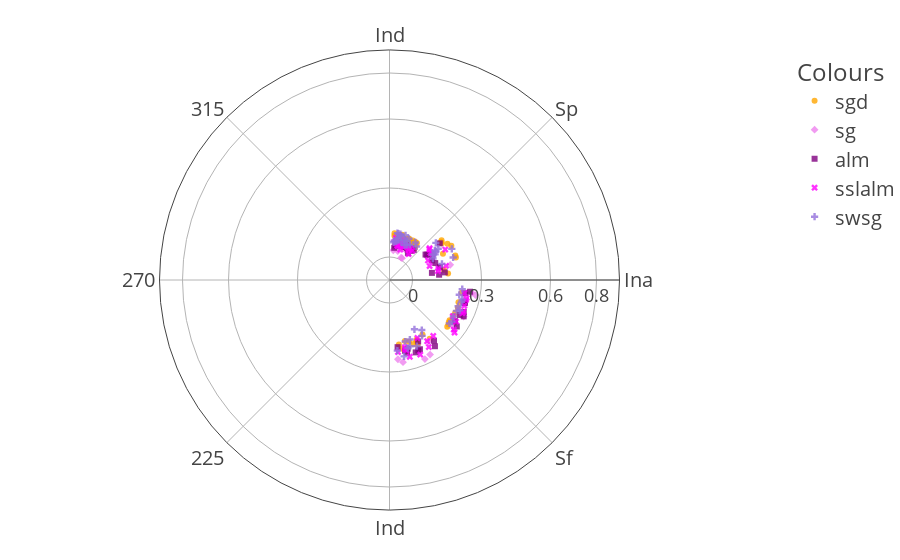

This figure's notebook cell:
### Code cell
metric_reshape=pd.DataFrame(columns=['value','index','Colours'])
methods360 = res_df_test.Algorithm.unique()
performance1 = ['Ind','Sp','Ina','Sf', 'Ind']
for p in performance1:
    for m in methods360:
        v=res_df_test[(res_df_test.Algorithm==m)][p].tolist()
        for i in range(len(v)):
            metric_reshape.loc[len(metric_reshape)] = {'value':v[i],'index':performance1.index(p)*45+6+random.random()*33,'Colours':m}

fig = go.Figure(px.scatter_polar(metric_reshape, r="value", theta="index",color="Colours",size_max=40,opacity=0.8,
             symbol='Colours',color_discrete_sequence=['orange','violet','purple','fuchsia','mediumpurple']))
fig.update_layout(
    template=None,
    polar = dict(
        radialaxis = dict(range=[-0.1,0.9], showticklabels=True, ticks="",tickwidth=20,tickvals=[0,0.3,0.6,0.8]),
        radialaxis_tickfont=dict(size=18),
        angularaxis_tickfont=dict(size=20),
        angularaxis = dict(tickvals=[45*i for i in range(8)],ticks="",ticktext=performance1,tickwidth=20,)
        #dict(thetaunit = "radians",dtick = 0.785),
    ), #gridwidth=5,gridcolor='black',showticklabels=False,
    margin=dict(l=0, r=0, t=50, b=50),
    legend_font=dict(size=20),
)
fig.show()
plt.rcParams['pdf.fonttype'] = 42
plt.rcParams['ps.fonttype'] = 42

### Figure 1 — Plotly figure (JSON) as saved in the notebook; plotly's stock layout.template omitted (floating-point values rounded to 4 significant figures)
{"data": [{"hovertemplate": "Colours=sgd<br>value=%{r}<br>index=%{theta}<extra></extra>", "legendgroup": "sgd", "marker": {"color": "orange", "opacity": 0.8, "symbol": "circle"}, "mode": "markers", "name": "sgd", "r": [0.08774, 0.09859, 0.07769, 0.09548, 0.09986, 0.09151, 0.09361, 0.1048, 0.1007, 0.08906, 0.1563, 0.1973, 0.1407, 0.1852, 0.2075, 0.159, 0.1786, 0.2047, 0.2055, 0.1784, 0.2192, 0.221, 0.2204, 0.2188, 0.223, 0.214, 0.2168, 0.2151, 0.2178, 0.221, 0.1851, 0.1907, 0.2081, 0.1834, 0.2035, 0.1731, 0.1816, 0.1771, 0.197, 0.2096, 0.08774, 0.09859, 0.07769, 0.09548, 0.09986, 0.09151, 0.09361, 0.1048, 0.1007, 0.08906], "showlegend": true, "subplot": "polar", "theta": [9.202, 25.59, 15.98, 22.58, 33.93, 9.445, 6.312, 6.103, 11.62, 22.13, 83.7, 57.97, 79.33, 52.58, 61.01, 63.81, 53.63, 71.38, 69.49, 54.92, 116.5, 127.0, 124.3, 100.1, 129.0, 123.8, 125.6, 107.8, 119.3, 112.1, 155.8, 156.2, 156.6, 171.7, 169.6, 165.8, 162.5, 148.8, 159.3, 145.6, 28.78, 14.46, 38.73, 25.18, 30.56, 31.07, 16.68, 15.8, 36.48, 37.16], "type": "scatterpolar"}, {"hovertemplate": "Colours=sg<br>value=%{r}<br>index=%{theta}<extra></extra>", "legendgroup": "sg", "marker": {"color": "violet", "opacity": 0.8, "symbol": "diamond"}, "mode": "markers", "name": "sg", "r": [0.07334, 0.06784, 0.009526, 0.03036, 0.04985, 0.1298, 0.1723, 0.09237, 0.1238, 0.09963, 0.2368, 0.2594, 0.2791, 0.2625, 0.2401, 0.2167, 0.262, 0.2693, 0.2768, 0.2465, 0.07334, 0.06784, 0.009526, 0.03036, 0.04985], "showlegend": true, "subplot": "polar", "theta": [6.897, 16.5, 29.86, 16.1, 26.27, 58.83, 75.97, 57.04, 75.19, 64.79, 122.7, 116.2, 99.96, 98.94, 125.8, 147.2, 170.7, 151.5, 155.9, 173.9, 13.94, 30.01, 27.39, 7.224, 31.27], "type": "scatterpolar"}, {"hovertemplate": "Colours=alm<br>value=%{r}<br>index=%{theta}<extra></extra>", "legendgroup": "alm", "marker": {"color": "purple", "opacity": 0.8, "symbol": "square"}, "mode": "markers", "name": "alm", "r": [0.0414, 0.06815, 0.05929, 0.05896, 0.06414, 0.05232, 0.05845, 0.05815, 0.06811, 0.0652, 0.09766, 0.1175, 0.1121, 0.1705, 0.1264, 0.117, 0.1428, 0.1038, 0.08701, 0.09177, 0.241, 0.2335, 0.2556, 0.2592, 0.2365, 0.2512, 0.2413, 0.2376, 0.2428, 0.254, 0.2347, 0.2151, 0.2089, 0.2308, 0.2275, 0.229, 0.2492, 0.2253, 0.1949, 0.1941, 0.0414, 0.06815, 0.05929, 0.05896, 0.06414, 0.05232, 0.05845, 0.05815, 0.06811, 0.0652], "showlegend": true, "subplot": "polar", "theta": [8.358, 25.39, 14.6, 36.91, 27.81, 12.24, 24.94, 23.14, 38.86, 10.82, 56.07, 59.13, 69.68, 53.94, 75.68, 83.92, 82.17, 65.21, 80.48, 54.8, 106.4, 99.92, 124.6, 116.1, 122.1, 113.2, 116.5, 106.9, 107.1, 98.27, 160.1, 167.6, 165.2, 157.8, 143.8, 156.3, 145.5, 166.4, 155.0, 173.1, 34.45, 35.0, 17.38, 35.62, 11.16, 9.592, 13.36, 28.54, 11.3, 9.883], "type": "scatterpolar"}, {"hovertemplate": "Colours=sslalm<br>value=%{r}<br>index=%{theta}<extra></extra>", "legendgroup": "sslalm", "marker": {"color": "fuchsia", "opacity": 0.8, "symbol": "x"}, "mode": "markers", "name": "sslalm", "r": [0.04007, 0.07099, 0.06449, 0.08522, 0.05566, 0.05839, 0.06105, 0.0521, 0.06484, 0.0619, 0.1139, 0.1189, 0.1186, 0.1759, 0.08779, 0.08455, 0.153, 0.1226, 0.114, 0.1182, 0.2501, 0.2304, 0.248, 0.2174, 0.2444, 0.2437, 0.241, 0.244, 0.253, 0.2635, 0.2451, 0.2156, 0.209, 0.1798, 0.2144, 0.2123, 0.2511, 0.238, 0.2084, 0.1998, 0.04007, 0.07099, 0.06449, 0.08522, 0.05566, 0.05839, 0.06105, 0.0521, 0.06484, 0.0619], "showlegend": true, "subplot": "polar", "theta": [36.37, 14.36, 33.98, 19.21, 32.41, 16.63, 30.36, 12.69, 23.03, 10.04, 56.39, 58.34, 76.93, 61.35, 63.07, 70.84, 75.94, 51.57, 79.55, 52.5, 113.1, 99.83, 114.5, 119.8, 103.2, 104.6, 122.0, 109.0, 127.7, 128.9, 165.2, 173.3, 142.0, 154.3, 166.4, 148.4, 157.6, 149.6, 167.4, 167.1, 19.49, 9.313, 22.54, 8.771, 23.39, 21.34, 37.81, 13.93, 26.7, 19.96], "type": "scatterpolar"}, {"hovertemplate": "Colours=swsg<br>value=%{r}<br>index=%{theta}<extra></extra>", "legendgroup": "swsg", "marker": {"color": "mediumpurple", "opacity": 0.8, "symbol": "cross"}, "mode": "markers", "name": "swsg", "r": [0.08726, 0.1049, 0.06534, 0.1067, 0.07045, 0.08605, 0.07163, 0.07709, 0.09819, 0.0982, 0.1352, 0.1582, 0.1275, 0.1935, 0.1109, 0.1355, 0.1181, 0.1517, 0.1386, 0.2029, 0.2276, 0.2101, 0.2206, 0.2265, 0.2196, 0.2188, 0.2194, 0.2259, 0.2321, 0.222, 0.181, 0.1403, 0.2382, 0.176, 0.2091, 0.1736, 0.2013, 0.2112, 0.1587, 0.2065, 0.08726, 0.1049, 0.06534, 0.1067, 0.07045, 0.08605, 0.07163, 0.07709, 0.09819, 0.0982], "showlegend": true, "subplot": "polar", "theta": [38.85, 13.41, 6.324, 19.71, 9.887, 20.19, 7.018, 11.66, 34.51, 12.59, 58.6, 51.32, 60.69, 70.54, 63.85, 56.8, 59.43, 57.29, 72.92, 63.44, 105.2, 102.0, 114.8, 106.9, 111.0, 97.21, 119.7, 123.7, 113.4, 126.0, 149.8, 153.2, 169.2, 165.7, 173.7, 161.1, 162.8, 157.5, 147.1, 164.9, 11.95, 10.8, 23.47, 9.57, 26.34, 23.92, 17.53, 29.91, 25.27, 15.0], "type": "scatterpolar"}], "layout": {"legend": {"font": {"size": 20}, "title": {"text": "Colours"}, "tracegroupgap": 0}, "margin": {"b": 50, "l": 0, "r": 0, "t": 50}, "polar": {"angularaxis": {"direction": "clockwise", "rotation": 90, "tickfont": {"size": 20}, "ticks": "", "ticktext": ["Ind", "Sp", "Ina", "Sf", "Ind"], "tickvals": [0, 45, 90, 135, 180, 225, 270, 315], "tickwidth": 20}, "domain": {"x": [0, 1], "y": [0, 1]}, "radialaxis": {"range": [-0.1, 0.9], "showticklabels": true, "tickfont": {"size": 18}, "ticks": "", "tickvals": [0, 0.3, 0.6, 0.8], "tickwidth": 20}}}}
